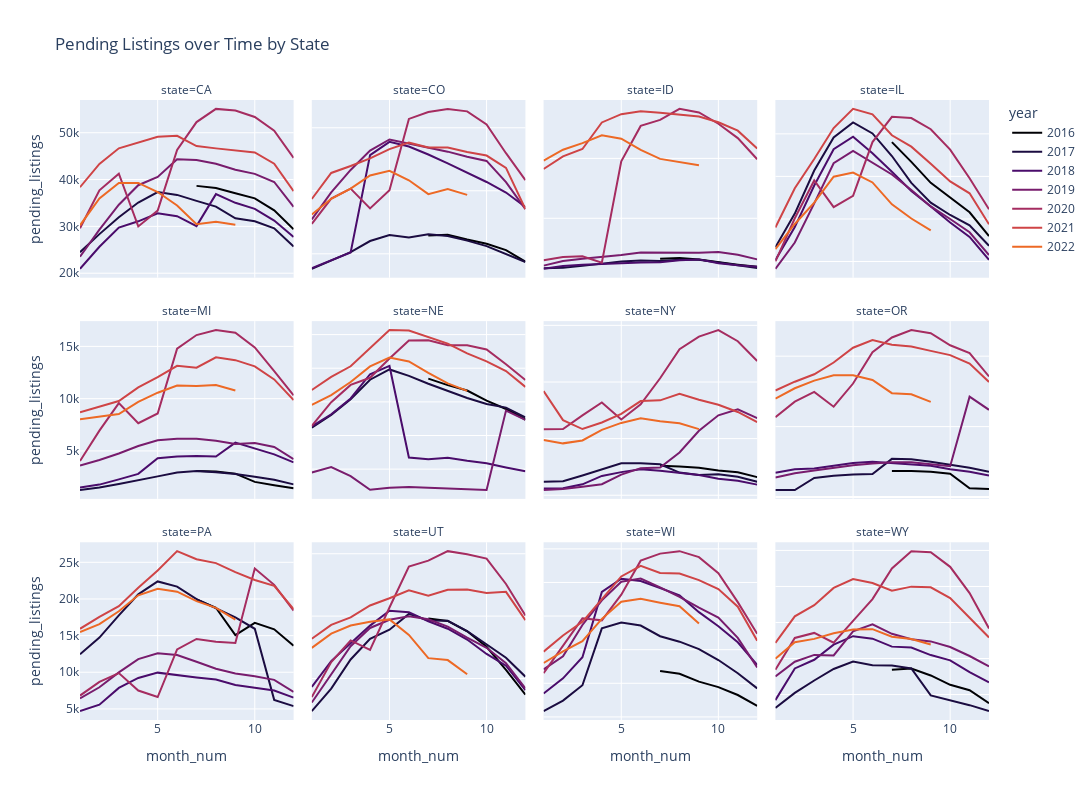

The notebook cell this image was saved under:
### Code cell
fig = px.line(df.query("state in @select_states"),
    x = 'month_num',
    y = 'pending_listings',
    color = 'year',
    facet_col = 'state',
    facet_col_wrap = 4,
    title = 'Pending Listings over Time by State',
    color_discrete_sequence=px.colors.sequential.Inferno
    )
fig.update_yaxes(matches = None)
fig.update_layout(height = 800, width = 1200)
fig.show()
